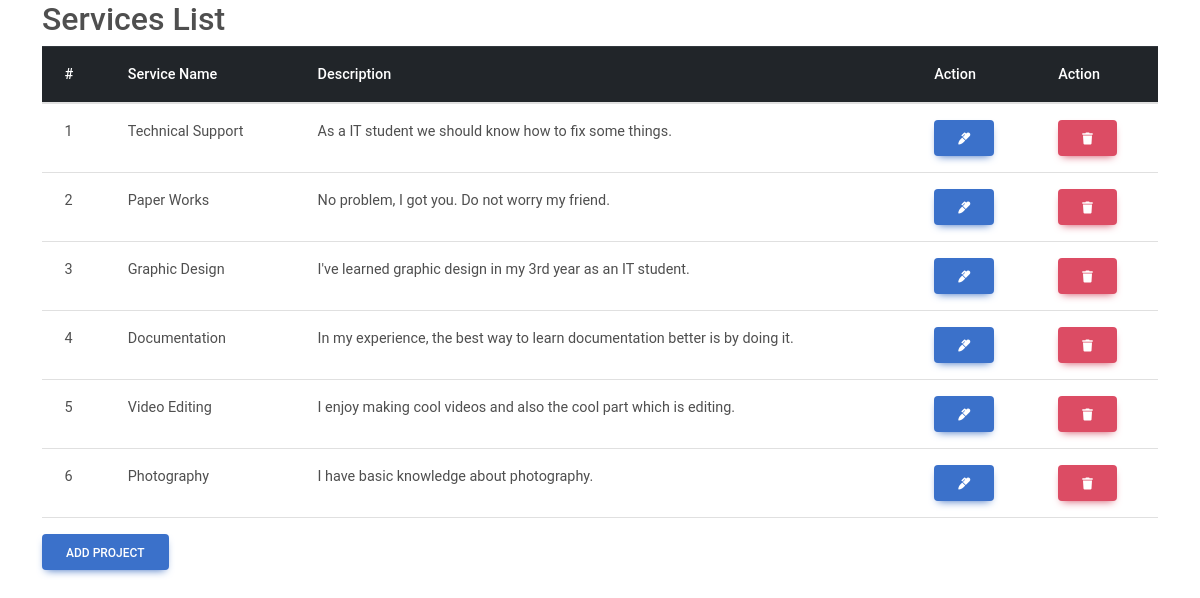
Page /admin/serviceslist.php (signed in) on the committed database.
### tables this page shows
CREATE TABLE `services` (
  `id` int(11) NOT NULL,
  `servicesname` varchar(225) NOT NULL,
  `description` text NOT NULL
);

### admin/serviceslist.php (the view, shortened to what this page needs)
<?php
include 'includes/config.php';
$sql = "SELECT * FROM services";
$result = $con->query($sql);
if ($result->num_rows > 0) {
    ?>
    <!DOCTYPE html>
    <html lang="en">
    <head>
        <link href="https://maxcdn.bootstrapcdn.com/bootstrap/4.0.0/css/bootstrap.min.css" rel="stylesheet">
        <link href="https://cdnjs.cloudflare.com/ajax/libs/font-awesome/5.15.4/css/all.min.css" rel="stylesheet">
  <link  href="asset/css/mdb.min.css" rel="stylesheet" >
  <link href="https://maxcdn.bootstrapcdn.com/bootstrap/4.0.0/css/bootstrap.min.css" rel="stylesheet">
        <link href="https://maxcdn.bootstrapcdn.com/bootstrap/4.0.0/css/bootstrap.min.css" rel="stylesheet">
        <link href="https://cdnjs.cloudflare.com/ajax/libs/font-awesome/5.15.4/css/all.min.css" rel="stylesheet">
        <link href="asset/css/mdb.min.css" rel="stylesheet">
    </head>
    <body>
        <div class="container">
            <h2>Services List</h2>
            <table class="table">
                <thead class="thead-dark">
                    <tr>
                        <th scope="col">#</th>
                        <th scope="col">Service Name</th>
                        <th scope="col">Description</th>
                        <th scope="col">Action</th>
                        <th scope="col">Action </th>
                    </tr>
                </thead>
                <tbody>
                    <?php
                    while ($row = $result->fetch_assoc()) {
                        ?>
                        <tr>
                            <td><?php echo $row['id']; ?></td>
                            <td><?php echo $row['servicesname']; ?></td>
                            <td><?php echo $row['description']; ?></td>
                            <td>
                            <a href="editservices.php?id=<?php echo $row['id']; ?>" class="btn btn-primary">
    <i class="fas fa-marker"></i>
</a>
                            </td>
                            <td>
                                 <a href="delete_services.php?id=<?php echo $row['id']; ?>" class="btn btn-danger" onclick="return confirm('Are you sure you want to delete this service?')"><i class="fas fa-trash"></i></a>
                            </td>
                                 </tr>
                        <?php
                    }
                    ?>
                </tbody>
            </table>
            <a href="add_service.php" class="btn btn-primary">Add Project</a>
        </div>
    </body>
    </html>
    <?php
} else {
    echo "No services found.";
}
?>

### rows in the picture
services: id "1", servicesname "Technical Support", description "As a IT student we should know how to fix some things."
services: id "2", servicesname "Paper Works", description "No problem, I got you. Do not worry my friend."
services: id "3", servicesname "Graphic Design", description "I've learned graphic design in my 3rd year as an IT student."
services: id "4", servicesname "Documentation", description "In my experience, the best way to learn documentation better is by doing it."
services: id "5", servicesname "Video Editing", description "I enjoy making cool videos and also the cool part which is editing."
services: id "6", servicesname "Photography", description "I have basic knowledge about photography."
